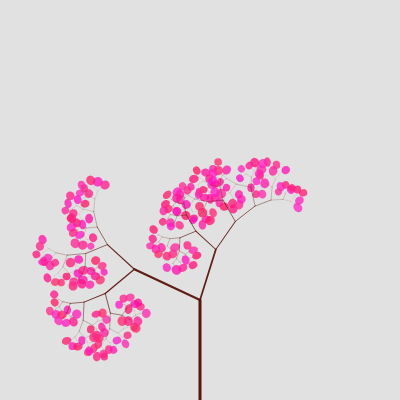
Frame 1 (no input)
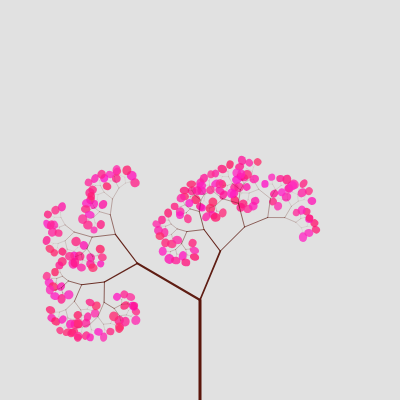
Frame 60 (no input)
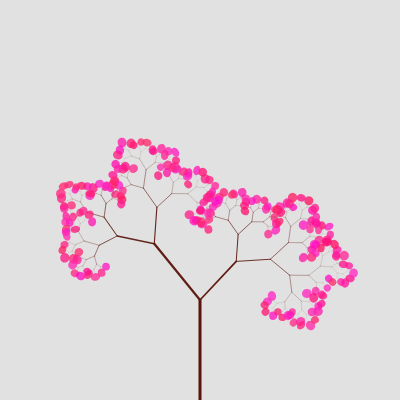
Frame 120 (the mouse pressed at the canvas centre since frame 60)

The p5.js sketch that drew these frames (run headless with seeded random() and noise() and a simulated clock; from frame 60 on, the mouse is pressed at the canvas centre):

// p5.js sketch
// ── sketch.js
// Code from a modified Daniel Shiffman example
// https://thecodingtrain.com/

var angle = 0;
var seed;

function setup() {
  createCanvas(400, 400);
  seed = random(1000);
}
////////////////////////////////////////////////
function draw() {
  background(225);
  angleMode(DEGREES);
  randomSeed(seed);

  var nX = noise(frameCount/200 + random(-50, 50))
  var mapped = map(nX, 0, 1, -50 , 50 );


  angleLeft = random(30, 60) + mapped;
  angleRight = random(30, 60) - mapped;

  stroke(255);
  translate(200, height);
  branch(100, 3, 255);
}
/////////////////////////////////////////////////
function branch(len, thickness, opac) {

  stroke(90, 21, 11, opac);
  strokeWeight(thickness);
  line(0, 0, 0, -len);
  translate(0, -len);
  
  
  if (len > 4) {
  
    opac = opac - 10;

    push();
    rotate(angleLeft);
    branch(len * random(0.5, 0.8), thickness*random(0.5, 0.8) , opac);
    pop();

    push();
    rotate(-angleRight);
    branch(len * random(0.5, 0.8), thickness*random(0.5, 0.8) , opac);
    pop();
  }

  else
  {
    translate(0, -len);
    fill(255, random(15, 45), random(100, 200), 200);
    noStroke();
    ellipse(0, 0, random(7,10) , random(7,10))
  }

}
